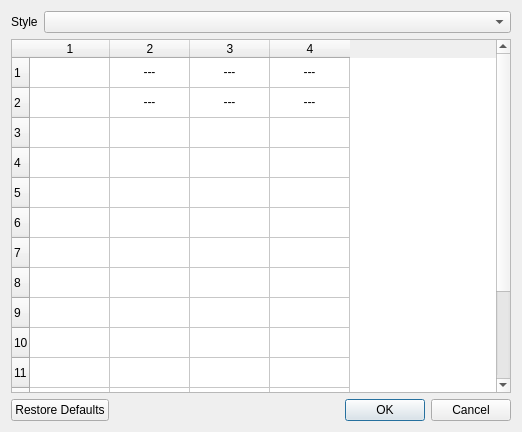
<?xml version="1.0" encoding="UTF-8"?>
<ui version="4.0">
 <class>HighlighterDialog</class>
 <widget class="QDialog" name="HighlighterDialog">
  <property name="geometry">
   <rect>
    <x>0</x>
    <y>0</y>
    <width>522</width>
    <height>432</height>
   </rect>
  </property>
  <property name="windowTitle">
   <string>Syntax highlighter</string>
  </property>
  <property name="locale">
   <locale language="English" country="UnitedKingdom"/>
  </property>
  <layout class="QFormLayout" name="formLayout">
   <item row="4" column="0" colspan="2">
    <widget class="QTableWidget" name="styleTable">
     <property name="sizePolicy">
      <sizepolicy hsizetype="Expanding" vsizetype="Expanding">
       <horstretch>0</horstretch>
       <verstretch>1</verstretch>
      </sizepolicy>
     </property>
     <property name="selectionMode">
      <enum>QAbstractItemView::NoSelection</enum>
     </property>
     <property name="rowCount">
      <number>15</number>
     </property>
     <property name="columnCount">
      <number>4</number>
     </property>
     <attribute name="horizontalHeaderDefaultSectionSize">
      <number>80</number>
     </attribute>
     <row/>
     <row/>
     <row/>
     <row/>
     <row/>
     <row/>
     <row/>
     <row/>
     <row/>
     <row/>
     <row/>
     <row/>
     <row/>
     <row/>
     <row/>
     <column/>
     <column/>
     <column/>
     <column/>
     <item row="0" column="0">
      <property name="text">
       <string/>
      </property>
     </item>
     <item row="0" column="1">
      <property name="text">
       <string notr="true">---</string>
      </property>
      <property name="textAlignment">
       <set>AlignCenter</set>
      </property>
      <property name="flags">
       <set>NoItemFlags</set>
      </property>
     </item>
     <item row="0" column="2">
      <property name="text">
       <string notr="true">---</string>
      </property>
      <property name="textAlignment">
       <set>AlignCenter</set>
      </property>
      <property name="flags">
       <set>NoItemFlags</set>
      </property>
     </item>
     <item row="0" column="3">
      <property name="text">
       <string notr="true">---</string>
      </property>
      <property name="textAlignment">
       <set>AlignCenter</set>
      </property>
      <property name="flags">
       <set>NoItemFlags</set>
      </property>
     </item>
     <item row="1" column="0">
      <property name="text">
       <string/>
      </property>
     </item>
     <item row="1" column="1">
      <property name="text">
       <string notr="true">---</string>
      </property>
      <property name="textAlignment">
       <set>AlignCenter</set>
      </property>
      <property name="flags">
       <set>NoItemFlags</set>
      </property>
     </item>
     <item row="1" column="2">
      <property name="text">
       <string notr="true">---</string>
      </property>
      <property name="textAlignment">
       <set>AlignCenter</set>
      </property>
      <property name="flags">
       <set>NoItemFlags</set>
      </property>
     </item>
     <item row="1" column="3">
      <property name="text">
       <string notr="true">---</string>
      </property>
      <property name="textAlignment">
       <set>AlignCenter</set>
      </property>
      <property name="flags">
       <set>NoItemFlags</set>
      </property>
     </item>
     <item row="2" column="0">
      <property name="text">
       <string/>
      </property>
     </item>
     <item row="2" column="1">
      <property name="text">
       <string/>
      </property>
      <property name="checkState">
       <enum>Unchecked</enum>
      </property>
      <property name="flags">
       <set>ItemIsUserCheckable|ItemIsEnabled</set>
      </property>
     </item>
     <item row="2" column="2">
      <property name="text">
       <string/>
      </property>
      <property name="checkState">
       <enum>Unchecked</enum>
      </property>
      <property name="flags">
       <set>ItemIsUserCheckable|ItemIsEnabled</set>
      </property>
     </item>
     <item row="2" column="3">
      <property name="text">
       <string/>
      </property>
     </item>
     <item row="3" column="0">
      <property name="text">
       <string/>
      </property>
     </item>
     <item row="3" column="1">
      <property name="text">
       <string/>
      </property>
      <property name="checkState">
       <enum>Unchecked</enum>
      </property>
      <property name="flags">
       <set>ItemIsUserCheckable|ItemIsEnabled</set>
      </property>
     </item>
     <item row="3" column="2">
      <property name="text">
       <string/>
      </property>
      <property name="checkState">
       <enum>Unchecked</enum>
      </property>
      <property name="flags">
       <set>ItemIsUserCheckable|ItemIsEnabled</set>
      </property>
     </item>
     <item row="3" column="3">
      <property name="text">
       <string/>
      </property>
     </item>
     <item row="4" column="0">
      <property name="text">
       <string/>
      </property>
     </item>
     <item row="4" column="1">
      <property name="text">
       <string/>
      </property>
      <property name="checkState">
       <enum>Unchecked</enum>
      </property>
      <property name="flags">
       <set>ItemIsUserCheckable|ItemIsEnabled</set>
      </property>
     </item>
     <item row="4" column="2">
      <property name="text">
       <string/>
      </property>
      <property name="checkState">
       <enum>Unchecked</enum>
      </property>
      <property name="flags">
       <set>ItemIsUserCheckable|ItemIsEnabled</set>
      </property>
     </item>
     <item row="4" column="3">
      <property name="text">
       <string/>
      </property>
     </item>
     <item row="5" column="0">
      <property name="text">
       <string/>
      </property>
     </item>
     <item row="5" column="1">
      <property name="text">
       <string/>
      </property>
      <property name="checkState">
       <enum>Unchecked</enum>
      </property>
      <property name="flags">
       <set>ItemIsUserCheckable|ItemIsEnabled</set>
      </property>
     </item>
     <item row="5" column="2">
      <property name="text">
       <string/>
      </property>
      <property name="checkState">
       <enum>Unchecked</enum>
      </property>
      <property name="flags">
       <set>ItemIsUserCheckable|ItemIsEnabled</set>
      </property>
     </item>
     <item row="5" column="3">
      <property name="text">
       <string/>
      </property>
     </item>
     <item row="6" column="0">
      <property name="text">
       <string/>
      </property>
     </item>
     <item row="6" column="1">
      <property name="text">
       <string/>
      </property>
      <property name="checkState">
       <enum>Unchecked</enum>
      </property>
      <property name="flags">
       <set>ItemIsUserCheckable|ItemIsEnabled</set>
      </property>
     </item>
     <item row="6" column="2">
      <property name="text">
       <string/>
      </property>
      <property name="checkState">
       <enum>Unchecked</enum>
      </property>
      <property name="flags">
       <set>ItemIsUserCheckable|ItemIsEnabled</set>
      </property>
     </item>
     <item row="6" column="3">
      <property name="text">
       <string/>
      </property>
     </item>
     <item row="7" column="0">
      <property name="text">
       <string/>
      </property>
     </item>
     <item row="7" column="1">
      <property name="text">
       <string/>
      </property>
      <property name="checkState">
       <enum>Unchecked</enum>
      </property>
      <property name="flags">
       <set>ItemIsUserCheckable|ItemIsEnabled</set>
      </property>
     </item>
     <item row="7" column="2">
      <property name="text">
       <string/>
      </property>
      <property name="checkState">
       <enum>Unchecked</enum>
      </property>
      <property name="flags">
       <set>ItemIsUserCheckable|ItemIsEnabled</set>
      </property>
     </item>
     <item row="7" column="3">
      <property name="text">
       <string/>
      </property>
     </item>
     <item row="8" column="0">
      <property name="text">
       <string/>
      </property>
     </item>
     <item row="8" column="1">
      <property name="text">
       <string/>
      </property>
      <property name="checkState">
       <enum>Unchecked</enum>
      </property>
      <property name="flags">
       <set>ItemIsUserCheckable|ItemIsEnabled</set>
      </property>
     </item>
     <item row="8" column="2">
      <property name="text">
       <string/>
      </property>
      <property name="checkState">
       <enum>Unchecked</enum>
      </property>
      <property name="flags">
       <set>ItemIsUserCheckable|ItemIsEnabled</set>
      </property>
     </item>
     <item row="8" column="3">
      <property name="text">
       <string/>
      </property>
     </item>
     <item row="9" column="0">
      <property name="text">
       <string/>
      </property>
     </item>
     <item row="9" column="1">
      <property name="text">
       <string/>
      </property>
      <property name="checkState">
       <enum>Unchecked</enum>
      </property>
      <property name="flags">
       <set>ItemIsUserCheckable|ItemIsEnabled</set>
      </property>
     </item>
     <item row="9" column="2">
      <property name="text">
       <string/>
      </property>
      <property name="checkState">
       <enum>Unchecked</enum>
      </property>
      <property name="flags">
       <set>ItemIsUserCheckable|ItemIsEnabled</set>
      </property>
     </item>
     <item row="9" column="3">
      <property name="text">
       <string/>
      </property>
     </item>
     <item row="10" column="0">
      <property name="text">
       <string/>
      </property>
     </item>
     <item row="10" column="1">
      <property name="text">
       <string/>
      </property>
      <property name="checkState">
       <enum>Unchecked</enum>
      </property>
      <property name="flags">
       <set>ItemIsUserCheckable|ItemIsEnabled</set>
      </property>
     </item>
     <item row="10" column="2">
      <property name="text">
       <string/>
      </property>
      <property name="checkState">
       <enum>Unchecked</enum>
      </property>
      <property name="flags">
       <set>ItemIsUserCheckable|ItemIsEnabled</set>
      </property>
     </item>
     <item row="10" column="3">
      <property name="text">
       <string/>
      </property>
     </item>
     <item row="11" column="0">
      <property name="text">
       <string/>
      </property>
     </item>
     <item row="11" column="1">
      <property name="text">
       <string/>
      </property>
      <property name="checkState">
       <enum>Unchecked</enum>
      </property>
      <property name="flags">
       <set>ItemIsUserCheckable|ItemIsEnabled</set>
      </property>
     </item>
     <item row="11" column="2">
      <property name="text">
       <string/>
      </property>
      <property name="checkState">
       <enum>Unchecked</enum>
      </property>
      <property name="flags">
       <set>ItemIsUserCheckable|ItemIsEnabled</set>
      </property>
     </item>
     <item row="11" column="3">
      <property name="text">
       <string/>
      </property>
     </item>
     <item row="12" column="0">
      <property name="text">
       <string/>
      </property>
     </item>
     <item row="12" column="1">
      <property name="text">
       <string/>
      </property>
      <property name="checkState">
       <enum>Unchecked</enum>
      </property>
      <property name="flags">
       <set>ItemIsUserCheckable|ItemIsEnabled</set>
      </property>
     </item>
     <item row="12" column="2">
      <property name="text">
       <string/>
      </property>
      <property name="checkState">
       <enum>Unchecked</enum>
      </property>
      <property name="flags">
       <set>ItemIsUserCheckable|ItemIsEnabled</set>
      </property>
     </item>
     <item row="12" column="3">
      <property name="text">
       <string/>
      </property>
     </item>
     <item row="13" column="0">
      <property name="text">
       <string/>
      </property>
     </item>
     <item row="13" column="1">
      <property name="text">
       <string/>
      </property>
      <property name="checkState">
       <enum>Unchecked</enum>
      </property>
      <property name="flags">
       <set>ItemIsUserCheckable|ItemIsEnabled</set>
      </property>
     </item>
     <item row="13" column="2">
      <property name="text">
       <string/>
      </property>
      <property name="checkState">
       <enum>Unchecked</enum>
      </property>
      <property name="flags">
       <set>ItemIsUserCheckable|ItemIsEnabled</set>
      </property>
     </item>
     <item row="13" column="3">
      <property name="text">
       <string/>
      </property>
     </item>
     <item row="14" column="0">
      <property name="text">
       <string notr="true">---</string>
      </property>
      <property name="textAlignment">
       <set>AlignCenter</set>
      </property>
      <property name="flags">
       <set>NoItemFlags</set>
      </property>
     </item>
     <item row="14" column="1">
      <property name="text">
       <string notr="true">---</string>
      </property>
      <property name="textAlignment">
       <set>AlignCenter</set>
      </property>
      <property name="flags">
       <set>NoItemFlags</set>
      </property>
     </item>
     <item row="14" column="2">
      <property name="text">
       <string notr="true">---</string>
      </property>
      <property name="textAlignment">
       <set>AlignCenter</set>
      </property>
      <property name="flags">
       <set>NoItemFlags</set>
      </property>
     </item>
     <item row="14" column="3">
      <property name="text">
       <string/>
      </property>
     </item>
    </widget>
   </item>
   <item row="0" column="0">
    <widget class="QLabel" name="styleLabel">
     <property name="text">
      <string>Style</string>
     </property>
    </widget>
   </item>
   <item row="0" column="1">
    <widget class="QComboBox" name="styleFilesBox"/>
   </item>
   <item row="5" column="0" colspan="2">
    <widget class="QDialogButtonBox" name="buttonBox">
     <property name="orientation">
      <enum>Qt::Horizontal</enum>
     </property>
     <property name="standardButtons">
      <set>QDialogButtonBox::Cancel|QDialogButtonBox::Ok|QDialogButtonBox::RestoreDefaults</set>
     </property>
    </widget>
   </item>
  </layout>
 </widget>
 <resources/>
 <connections/>
</ui>
